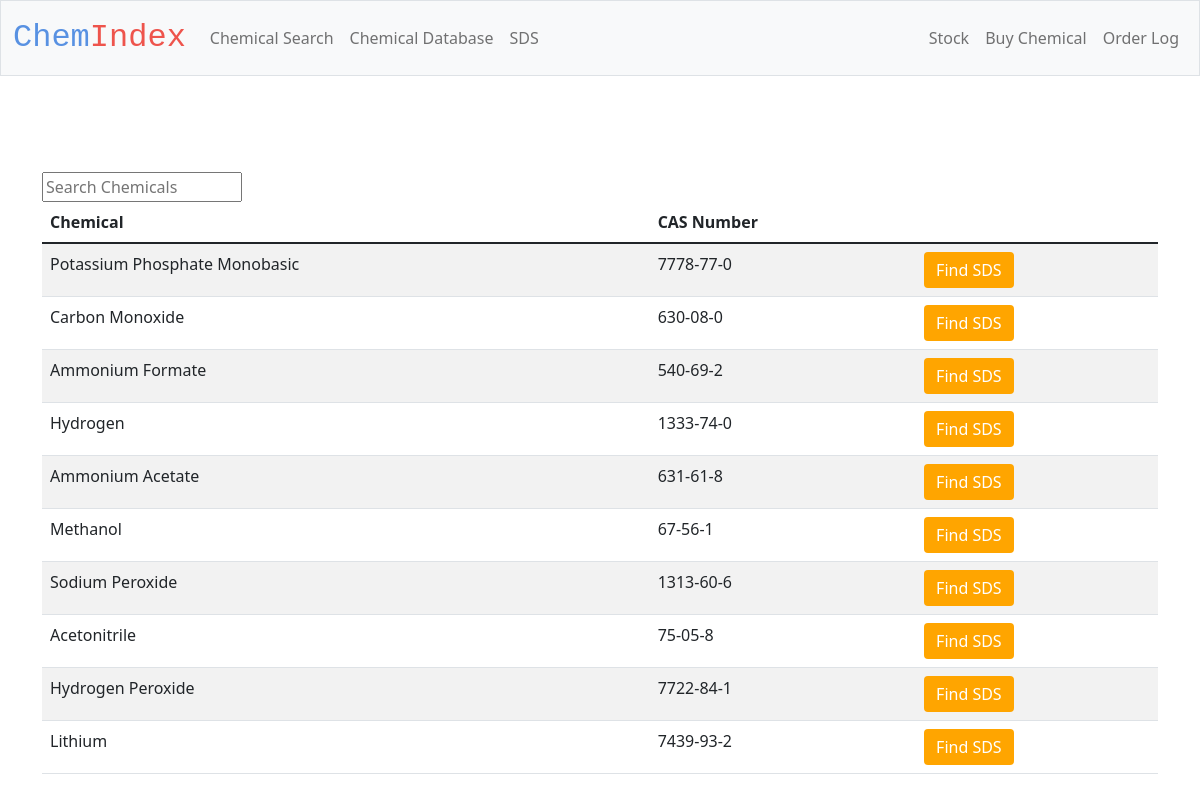
Page /cas_database on the committed database.
### tables this page shows
CREATE TABLE Chemicals (
    name TEXT NOT NULL PRIMARY KEY, 
    cas NOT NULL, time DATETIME);

### app.py (the view)
@app.route('/cas_database')
def cas_database():
    with sqlite3.connect(db_path) as db:
        data = db.execute("SELECT * FROM Chemicals ORDER BY time DESC")
        return render_template("cas_database.html", chemicals = data)

### templates/cas_database.html (shortened to what this page needs)
{% extends "layout.html" %}
{% block main %}
<main class="container py-5">
    <input type="text" class="cd-search table-filter search" placeholder="Search Chemicals"
    data-table = "cas_table" id="search_input" onkeyup="search_table()"/>
    <table class="table table-striped" id = "cas_table"name= "cas_table">
        <thead>
            <tr>
                <th class="text-start">Chemical</th>
                <th class="text-start">CAS Number</th>
            </tr>
        </thead>
       <tbody>
        {% for chem in chemicals %}
                <tr>
                    <form action="/sds" method="post">
                    <td class="text-start"> {{chem[0]}}</td>
                    <td class="text-start">{{chem[1]}}</td>
                    <td class="text-start"> <button class ="button_sds_database btn btn-primary" type="submit">Find SDS</button></td>
                    </form>
                </tr>
        {% endfor %}
        </tbody>
    </table>
        </main>
{% endblock %}

### static/styles.css (style rules this page uses)
.button_sds_database { background-color:orange; color: white; border: none; }
.search { display:flex; flex-direction: row; position: relative; width:200px; }

### rows in the picture
Chemicals: name "Potassium Phosphate Monobasic", cas "7778-77-0"
Chemicals: name "Carbon Monoxide", cas "630-08-0"
Chemicals: name "Ammonium Formate", cas "540-69-2"
Chemicals: name "Hydrogen", cas "1333-74-0"
Chemicals: name "Ammonium Acetate", cas "631-61-8"
Chemicals: name "Methanol", cas "67-56-1"
Chemicals: name "Sodium Peroxide", cas "1313-60-6"
Chemicals: name "Acetonitrile", cas "75-05-8"
Chemicals: name "Hydrogen Peroxide", cas "7722-84-1"
Chemicals: name "Lithium", cas "7439-93-2"
